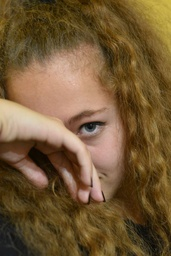
#> input picture Third academic course/Digital signals/A8laba/photo.jpg, 171 x 256 px, shrunk from 853 x 1280 before the run
$ python photo.py
#> lines starting #> are read from the running program, lines starting #| are printed output that depends on the picture
import matplotlib.pyplot as plt
import numpy as np

import sys
def progressBar(value, endvalue, bar_length=20):

    percent = float(value) / endvalue
    arrow = '-' * int(round(percent * bar_length)-1) + '>'
    spaces = ' ' * (bar_length - len(arrow))

    sys.stdout.write("\rPercent: [{0}] {1}%".format(arrow + spaces, int(round(percent * 100))))
    sys.stdout.flush()

img = plt.imread("photo.jpg")
#> img is the input picture: shape (256, 171, 3); mean R, G, B 115.1, 88.9, 54.3
k = 1/10

arr = [
    [1,1,1],
    [1,2,1],
    [1,1,1]
]


im = []
for i in range(len(img)):
    px = []
    for j in range(len(img[0])):
        px.append([0,0,0])
    im.append(px)
#> after the loop, im = 256 items

im = np.array(im)
#> im: shape (256, 171, 3) int64; every value is 0

for i in range(1,len(img) - 1):
    for j in range(1,len(img[0]) - 1):
        for k in range(3):
            a = k * (
                (arr[0][0] * img[i-1][j-1][k] + arr[0][1] * img[i-1][j][k] + arr[0][2] * img[i-1][j+1][k]) +
                (arr[1][0] * img[i][j-1][k] + arr[1][1] * img[i][j][k] + arr[1][2] * img[i][j+1][k]) +
                (arr[2][0] * img[i+1][j-1][k] + arr[2][1] * img[i+1][j][k] + arr[2][2] * img[i+1][j+1][k])
            )
            im[i][j][k] = a if a <= 255 else 255
            progressBar(i, len(img) -2 , 100)
#> this loop made 254 passes
#> (printed output is left out)
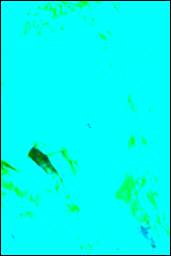
#> im: shape (256, 171, 3) int64; mean of channels 0, 1, 2 0, 248.8, 240.7; drawn as R, G, B

plt.imshow(im)
plt.show()
